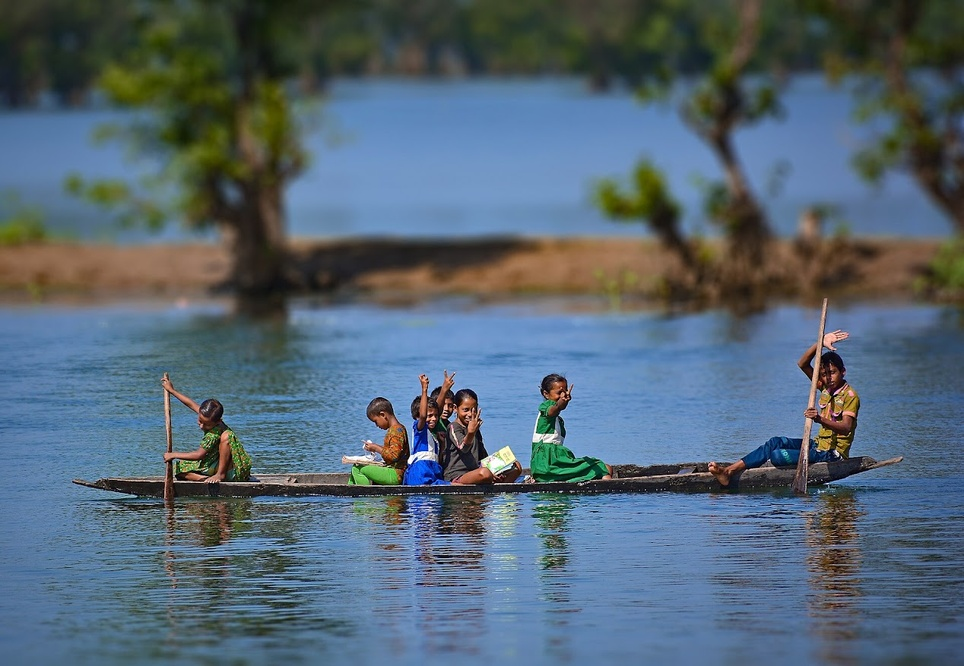
#> input picture image_lab/lab2_boat.jpg, 964 x 666 px, shrunk from 1268 x 877 before the run, found by its file name
$ python lab2_homework.py
#> lines starting #> are read from the running program, lines starting #| are printed output that depends on the picture; long printed decimals are rounded
import cv2
import numpy as np
import matplotlib.pyplot as plt


boat_bgr = cv2.imread('image_lab/lab2_boat.jpg')
#> boat_bgr is the input picture: shape (666, 964, 3); mean B, G, R 116, 102, 84.4
boat_rgb = cv2.cvtColor(boat_bgr, cv2.COLOR_BGR2RGB)
boat_lab = cv2.cvtColor(boat_bgr, cv2.COLOR_BGR2LAB)
#> boat_lab: shape (666, 964, 3); mean of channels 0, 1, 2 107.3, 126.4, 119

power_bgr = cv2.imread('image_lab/lab2_power_plant.jpg')
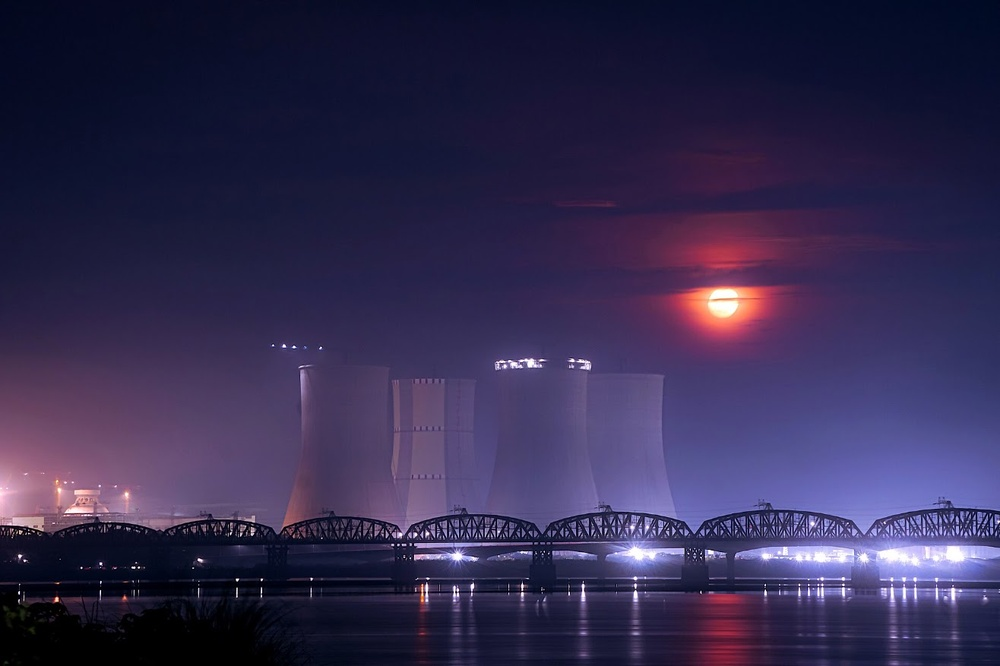
#> input picture image_lab/lab2_power_plant.jpg, 1000 x 666 px, shrunk from 1316 x 877 before the run, found by its file name
#> power_bgr is the input picture: shape (666, 1000, 3); mean B, G, R 79.9, 43.6, 51.6
power_rgb = cv2.cvtColor(power_bgr, cv2.COLOR_BGR2RGB)
power_lab = cv2.cvtColor(power_bgr, cv2.COLOR_BGR2LAB)
#> power_lab: shape (666, 1000, 3); mean of channels 0, 1, 2 51, 141.5, 107.5

L_src = boat_lab[:, :, 0]
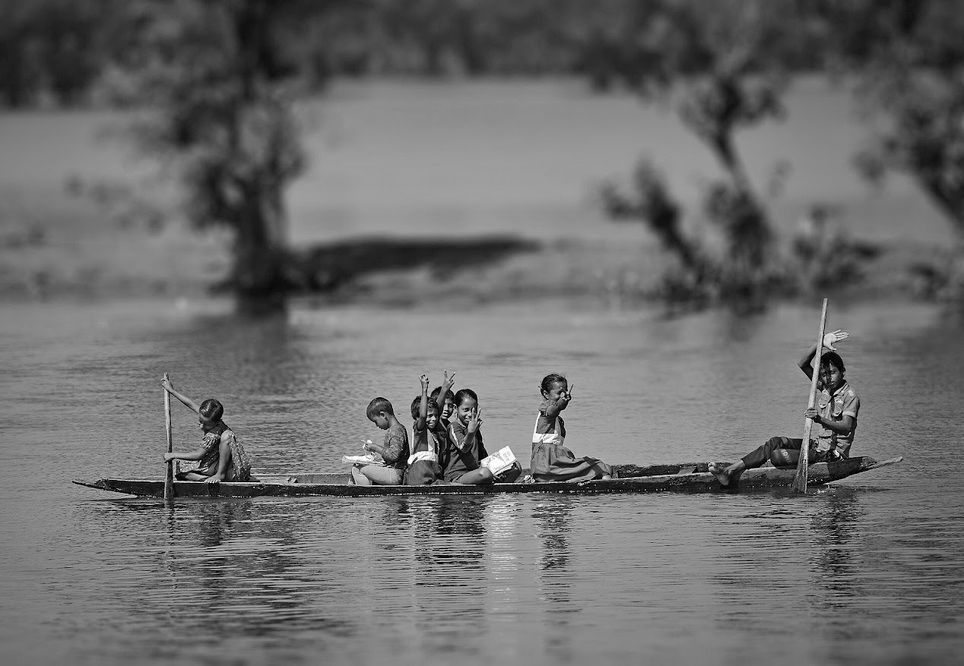
#> L_src: shape (666, 964); min 0, max 255, mean 107.3
L_ref = power_lab[:, :, 0]
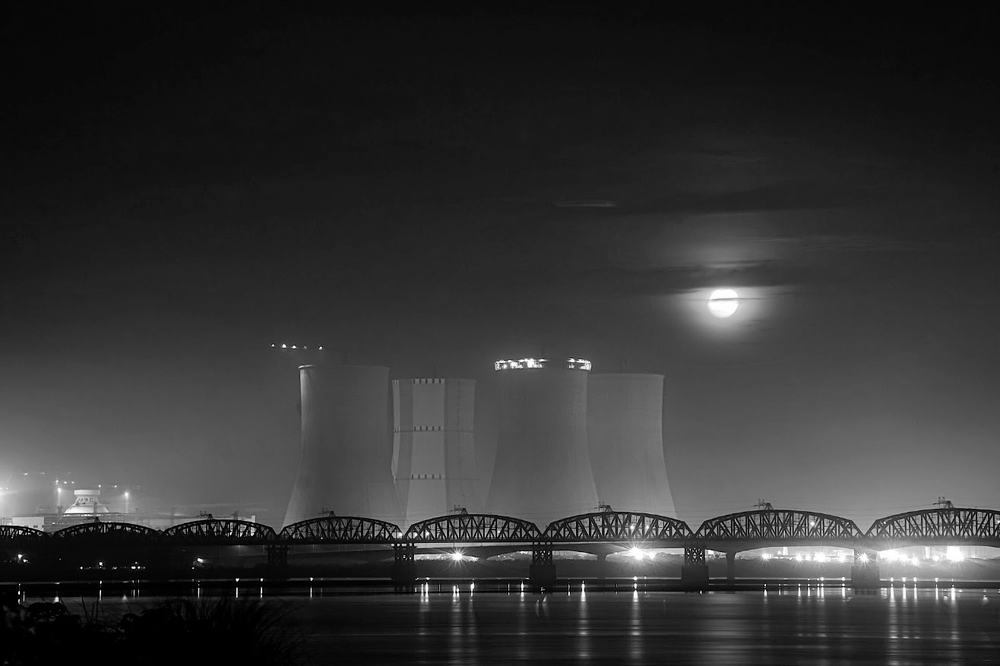
#> L_ref: shape (666, 1000); min 0, max 255, mean 51

print("L_src min/max:", L_src.min(), L_src.max(), "shape:", L_src.shape)
#| L_src min/max: 0 255 shape: (666, 964)
print("L_ref min/max:", L_ref.min(), L_ref.max(), "shape:", L_ref.shape)
#| L_ref min/max: 0 255 shape: (666, 1000)


hist_src, _ = np.histogram(L_src.flatten(), bins=256, range=[0, 256])
#> hist_src = 256 values, max 8881 at index 135, min 0 at index 4, mean 2507.9
pdf_src = hist_src / hist_src.sum()
#> pdf_src = 256 values, max 0.0138 at index 135, min 0 at index 4, mean 0.00391
cdf_src = pdf_src.cumsum()
#> cdf_src = 256 values from 7.63e-05 to 1

hist_ref, _ = np.histogram(L_ref.flatten(), bins=256, range=[0, 256])
#> hist_ref = 256 values, max 21726 at index 11, min 0 at index 4, mean 2601.6
pdf_ref = hist_ref / hist_ref.sum()
#> pdf_ref = 256 values, max 0.0326 at index 11, min 0 at index 4, mean 0.00391
cdf_ref = pdf_ref.cumsum()
#> cdf_ref = 256 values from 0.0161 to 1

print("PDF src max:", pdf_src.max())
#| PDF src max: 0.01383
print("PDF ref max:", pdf_ref.max())
#| PDF ref max: 0.03262

lookup_table = np.zeros(256, dtype=np.uint8)
for r in range(256):
    diff = np.abs(cdf_src[r] - cdf_ref)
    lookup_table[r] = np.argmin(diff)
#> after the loop, lookup_table = 256 values from 0 to 255

L_out = lookup_table[L_src]
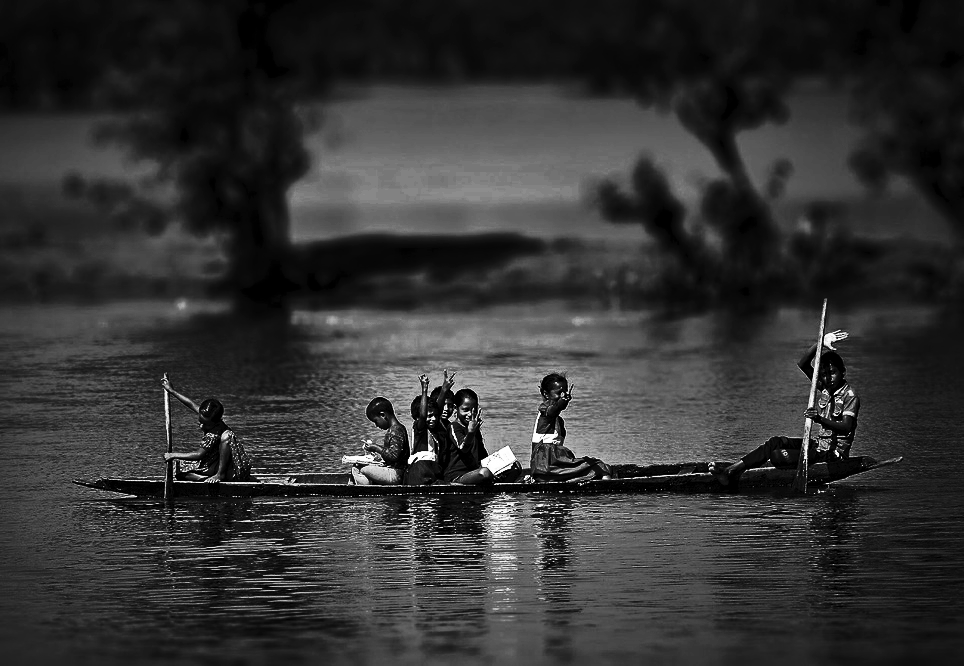
#> L_out: shape (666, 964); min 0, max 255, mean 51.2

hist_out, _ = np.histogram(L_out.flatten(), bins=256, range=[0, 256])
#> hist_out = 256 values, max 17201 at index 16, min 0 at index 4, mean 2507.9
pdf_out = hist_out / hist_out.sum()
#> pdf_out = 256 values, max 0.0268 at index 16, min 0 at index 4, mean 0.00391
cdf_out = pdf_out.cumsum()
#> cdf_out = 256 values from 0.0173 to 1

out_lab = boat_lab.copy()
out_lab[:, :, 0] = L_out
#> out_lab: shape (666, 964, 3); mean of channels 0, 1, 2 51.2, 126.4, 119
out_bgr = cv2.cvtColor(out_lab, cv2.COLOR_LAB2BGR)
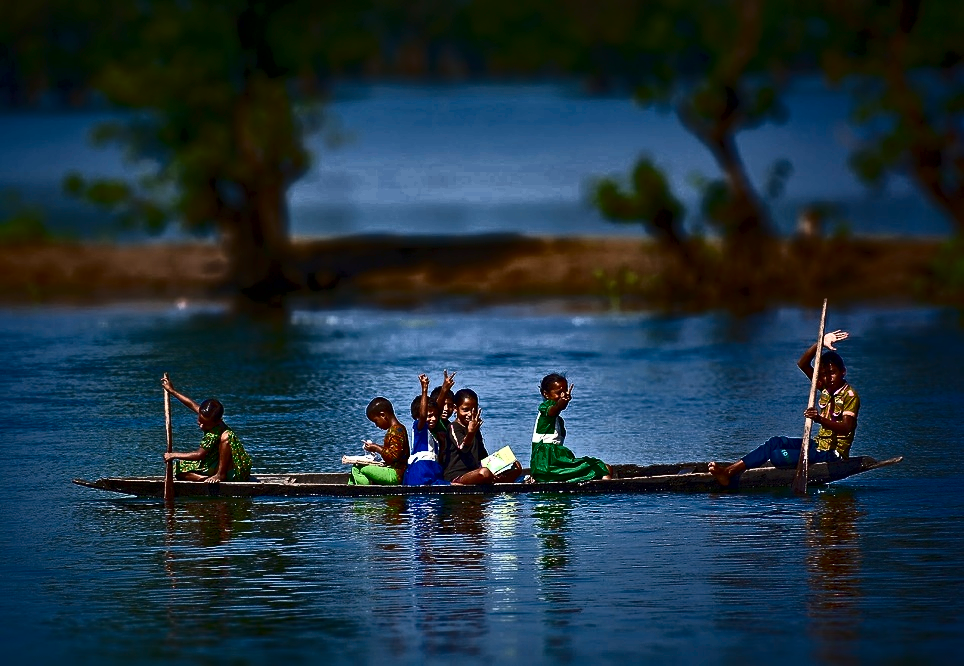
#> out_bgr: shape (666, 964, 3); mean B, G, R 64.3, 51.2, 30.5
out_rgb = cv2.cvtColor(out_bgr, cv2.COLOR_BGR2RGB)

fig, axes = plt.subplots(3, 3, figsize=(15, 8))

axes[0, 0].imshow(boat_rgb)
axes[0, 0].set_title("Input Image")
axes[0, 0].axis('off')
axes[0, 1].plot(pdf_src, color='red')
axes[0, 1].set_title("Source PDF")
axes[0, 1].set_ylim(0, 0.04)
axes[0, 2].plot(cdf_src, color='black')
axes[0, 2].set_title("Source CDF - S(r)")
axes[0, 2].set_ylim(0, 1.05)

axes[1, 0].imshow(power_rgb)
axes[1, 0].set_title("Reference Image")
axes[1, 0].axis('off')
axes[1, 1].plot(pdf_ref, color='green')
axes[1, 1].set_title("Reference PDF")
axes[1, 1].set_ylim(0, 0.04)
axes[1, 2].plot(cdf_ref, color='green')
axes[1, 2].set_title("Reference CDF - G(z)")
axes[1, 2].set_ylim(0, 1.05)

axes[2, 0].imshow(out_rgb)
axes[2, 0].set_title("Output Image")
axes[2, 0].axis('off')
axes[2, 1].plot(pdf_out, color='blue')
axes[2, 1].set_title("Output PDF")
axes[2, 1].set_ylim(0, 0.04)
axes[2, 2].plot(cdf_out, color='blue')
axes[2, 2].set_title("Output CDF")
axes[2, 2].set_ylim(0, 1.05)

plt.tight_layout()
plt.savefig('image_lab/lab2_histogram_matching_result.png', dpi=150)
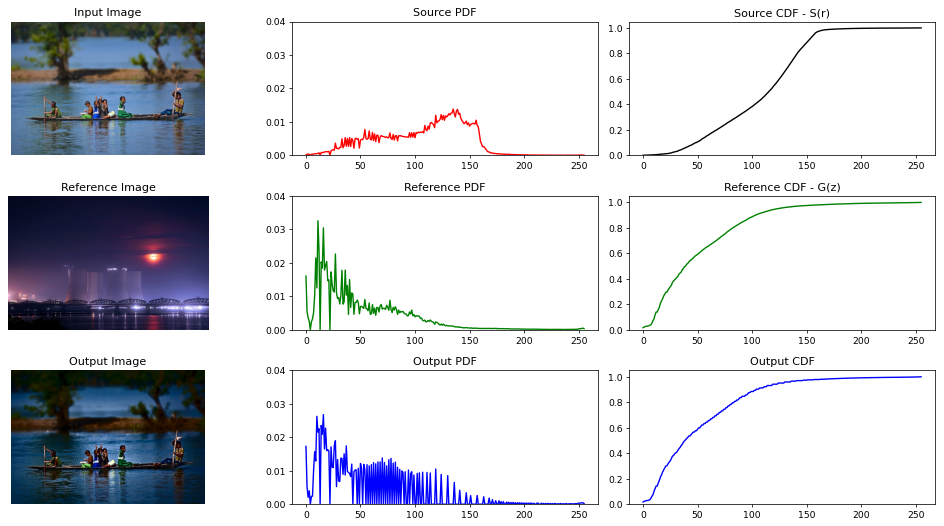
#> figure drawn by matplotlib, 9 panels; panel 2: curve peaks at x = 135, y = 0.0138; panel 3: curve peaks at x = 255, y = 1; panel 5: curve peaks at x = 11, y = 0.0326; panel 6: curve peaks at x = 255, y = 1
print("Saved lab2_histogram_matching_result.png")

cv2.imwrite('image_lab/lab2_output_image.png', cv2.cvtColor(out_rgb, cv2.COLOR_RGB2BGR))
print("Saved lab2_output_image.png")
